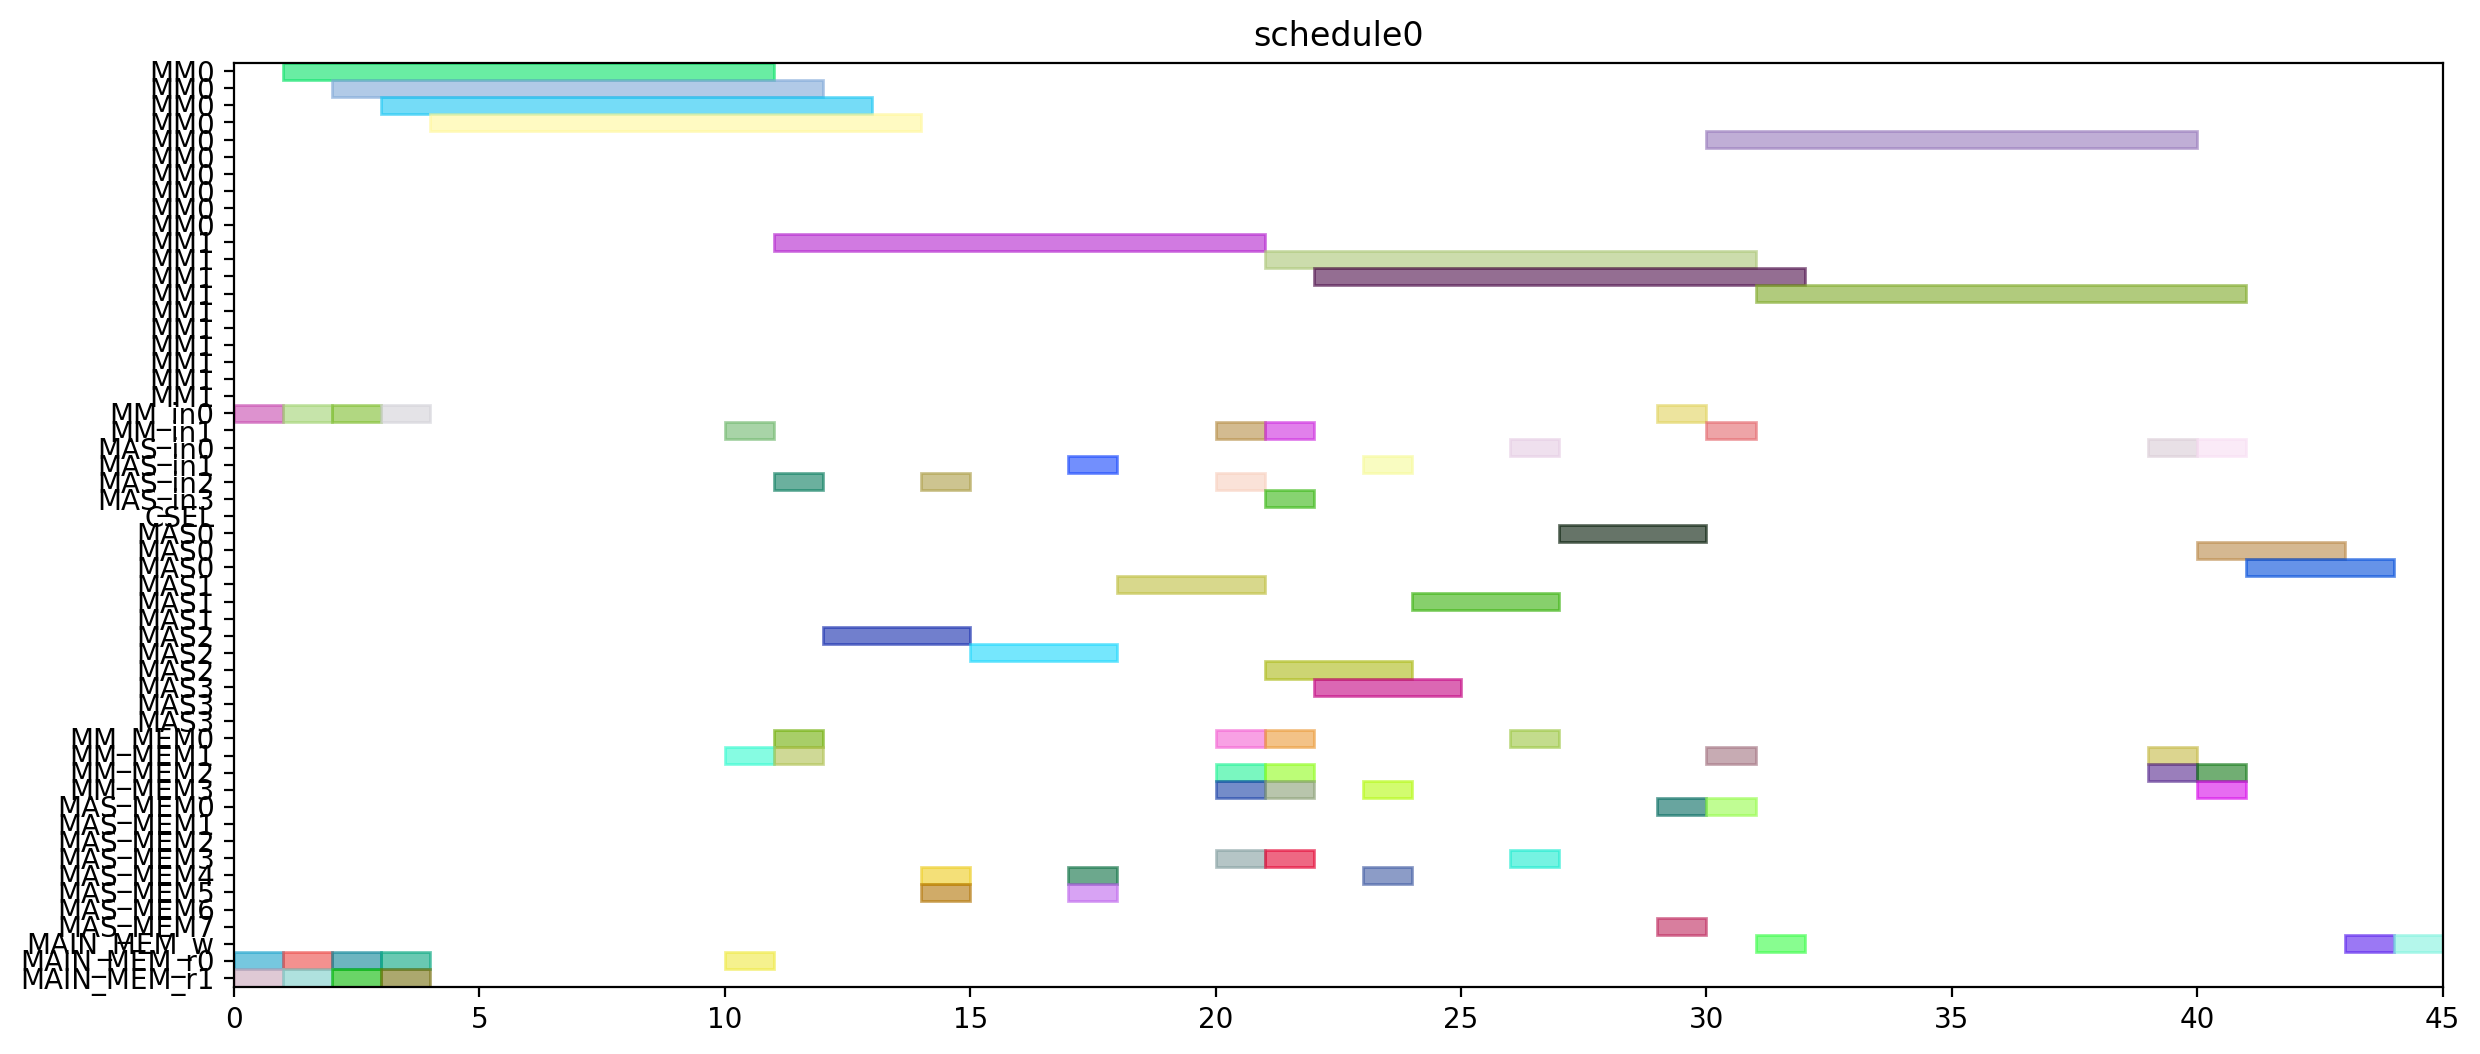

Reproduce this figure in Python.
from pyschedule import Scenario, solvers, plotters, alt


def solve():
	horizon = 120
	S = Scenario("schedule0", horizon=horizon)

	# resource
	MM = S.Resources('MM', num=2, size=10)
	MM_in = S.Resources('MM_in', num=2)
	MAS_in = S.Resources('MAS_in', num=4)
	CSEL = S.Resource('CSEL')
	MAS = S.Resources('MAS', num=4, size=3, periods=range(1, horizon))
	MM_MEM = S.Resources('MM_MEM', num=4)
	MAS_MEM = S.Resources('MAS_MEM', num=8)
	MAIN_MEM_w = S.Resource('MAIN_MEM_w', size=1)
	MAIN_MEM_r = S.Resources('MAIN_MEM_r', num=2)

	# result of previous scheduling

	# new tasks
	t0 = S.Task('t0', length=10, delay_cost=1)
	t0 += alt(MM)
	t0_in = S.Task('t0_in', length=1, delay_cost=1)
	t0_in += alt(MM_in)
	S += t0_in*MM_in[0]<=t0*MM[0]
	S += t0_in*MM_in[1]<=t0*MM[1]
	t0_mem0 = S.Task('t0_mem0', length=1, delay_cost=1)
	t0_mem0 += MAIN_MEM_r[0]
	S += t0_mem0 <= t0

	t0_mem1 = S.Task('t0_mem1', length=1, delay_cost=1)
	t0_mem1 += MAIN_MEM_r[1]
	S += t0_mem1 <= t0

	t3 = S.Task('t3', length=10, delay_cost=1)
	t3 += alt(MM)
	t3_in = S.Task('t3_in', length=1, delay_cost=1)
	t3_in += alt(MM_in)
	S += t3_in*MM_in[0]<=t3*MM[0]
	S += t3_in*MM_in[1]<=t3*MM[1]
	t3_mem0 = S.Task('t3_mem0', length=1, delay_cost=1)
	t3_mem0 += MAIN_MEM_r[0]
	S += t3_mem0 <= t3

	t3_mem1 = S.Task('t3_mem1', length=1, delay_cost=1)
	t3_mem1 += MAIN_MEM_r[1]
	S += t3_mem1 <= t3

	t1 = S.Task('t1', length=10, delay_cost=1)
	t1 += alt(MM)
	t1_in = S.Task('t1_in', length=1, delay_cost=1)
	t1_in += alt(MM_in)
	S += t1_in*MM_in[0]<=t1*MM[0]
	S += t1_in*MM_in[1]<=t1*MM[1]
	t1_mem0 = S.Task('t1_mem0', length=1, delay_cost=1)
	t1_mem0 += MAIN_MEM_r[0]
	S += t1_mem0 <= t1

	t1_mem1 = S.Task('t1_mem1', length=1, delay_cost=1)
	t1_mem1 += MAIN_MEM_r[1]
	S += t1_mem1 <= t1

	t2 = S.Task('t2', length=10, delay_cost=1)
	t2 += alt(MM)
	t2_in = S.Task('t2_in', length=1, delay_cost=1)
	t2_in += alt(MM_in)
	S += t2_in*MM_in[0]<=t2*MM[0]
	S += t2_in*MM_in[1]<=t2*MM[1]
	t2_mem0 = S.Task('t2_mem0', length=1, delay_cost=1)
	t2_mem0 += MAIN_MEM_r[0]
	S += t2_mem0 <= t2

	t2_mem1 = S.Task('t2_mem1', length=1, delay_cost=1)
	t2_mem1 += MAIN_MEM_r[1]
	S += t2_mem1 <= t2

	t4 = S.Task('t4', length=10, delay_cost=1)
	t4 += alt(MM)
	t4_in = S.Task('t4_in', length=1, delay_cost=1)
	t4_in += alt(MM_in)
	S += t4_in*MM_in[0]<=t4*MM[0]
	S += t4_in*MM_in[1]<=t4*MM[1]
	t4_mem0 = S.Task('t4_mem0', length=1, delay_cost=1)
	t4_mem0 += MAIN_MEM_r[0]
	S += t4_mem0 <= t4

	t4_mem1 = S.Task('t4_mem1', length=1, delay_cost=1)
	t4_mem1 += alt(MM_MEM)
	S += (t2*MM[0])-1 < t4_mem1*MM_MEM[1]
	S += (t2*MM[1])-1 < t4_mem1*MM_MEM[3]
	S += t4_mem1 <= t4

	t5 = S.Task('t5', length=3, delay_cost=1)
	t5 += alt(MAS)
	t5_in = S.Task('t5_in', length=1, delay_cost=1)
	t5_in += alt(MAS_in)
	S += t5_in*MAS_in[0]<=t5*MAS[0]

	S += t5_in*MAS_in[1]<=t5*MAS[1]

	S += t5_in*MAS_in[2]<=t5*MAS[2]

	S += t5_in*MAS_in[3]<=t5*MAS[3]

	t5_mem0 = S.Task('t5_mem0', length=1, delay_cost=1)
	t5_mem0 += alt(MM_MEM)
	S += (t0*MM[0])-1 < t5_mem0*MM_MEM[0]
	S += (t0*MM[1])-1 < t5_mem0*MM_MEM[2]
	S += t5_mem0 <= t5

	t5_mem1 = S.Task('t5_mem1', length=1, delay_cost=1)
	t5_mem1 += alt(MM_MEM)
	S += (t0*MM[0])-1 < t5_mem1*MM_MEM[1]
	S += (t0*MM[1])-1 < t5_mem1*MM_MEM[3]
	S += t5_mem1 <= t5

	t6 = S.Task('t6', length=3, delay_cost=1)
	t6 += alt(MAS)
	t6_in = S.Task('t6_in', length=1, delay_cost=1)
	t6_in += alt(MAS_in)
	S += t6_in*MAS_in[0]<=t6*MAS[0]

	S += t6_in*MAS_in[1]<=t6*MAS[1]

	S += t6_in*MAS_in[2]<=t6*MAS[2]

	S += t6_in*MAS_in[3]<=t6*MAS[3]

	t6_mem0 = S.Task('t6_mem0', length=1, delay_cost=1)
	t6_mem0 += alt(MAS_MEM)
	S += (t5*MAS[0])-1 < t6_mem0*MAS_MEM[0]
	S += (t5*MAS[1])-1 < t6_mem0*MAS_MEM[2]
	S += (t5*MAS[2])-1 < t6_mem0*MAS_MEM[4]
	S += (t5*MAS[3])-1 < t6_mem0*MAS_MEM[6]
	S += t6_mem0 <= t6

	t6_mem1 = S.Task('t6_mem1', length=1, delay_cost=1)
	t6_mem1 += alt(MAS_MEM)
	S += (t5*MAS[0])-1 < t6_mem1*MAS_MEM[1]
	S += (t5*MAS[1])-1 < t6_mem1*MAS_MEM[3]
	S += (t5*MAS[2])-1 < t6_mem1*MAS_MEM[5]
	S += (t5*MAS[3])-1 < t6_mem1*MAS_MEM[7]
	S += t6_mem1 <= t6

	t9 = S.Task('t9', length=3, delay_cost=1)
	t9 += alt(MAS)
	t9_in = S.Task('t9_in', length=1, delay_cost=1)
	t9_in += alt(MAS_in)
	S += t9_in*MAS_in[0]<=t9*MAS[0]

	S += t9_in*MAS_in[1]<=t9*MAS[1]

	S += t9_in*MAS_in[2]<=t9*MAS[2]

	S += t9_in*MAS_in[3]<=t9*MAS[3]

	t9_mem0 = S.Task('t9_mem0', length=1, delay_cost=1)
	t9_mem0 += alt(MM_MEM)
	S += (t0*MM[0])-1 < t9_mem0*MM_MEM[0]
	S += (t0*MM[1])-1 < t9_mem0*MM_MEM[2]
	S += t9_mem0 <= t9

	t9_mem1 = S.Task('t9_mem1', length=1, delay_cost=1)
	t9_mem1 += alt(MM_MEM)
	S += (t4*MM[0])-1 < t9_mem1*MM_MEM[1]
	S += (t4*MM[1])-1 < t9_mem1*MM_MEM[3]
	S += t9_mem1 <= t9

	t10 = S.Task('t10', length=3, delay_cost=1)
	t10 += alt(MAS)
	t10_in = S.Task('t10_in', length=1, delay_cost=1)
	t10_in += alt(MAS_in)
	S += t10_in*MAS_in[0]<=t10*MAS[0]

	S += t10_in*MAS_in[1]<=t10*MAS[1]

	S += t10_in*MAS_in[2]<=t10*MAS[2]

	S += t10_in*MAS_in[3]<=t10*MAS[3]

	t10_mem0 = S.Task('t10_mem0', length=1, delay_cost=1)
	t10_mem0 += alt(MM_MEM)
	S += (t4*MM[0])-1 < t10_mem0*MM_MEM[0]
	S += (t4*MM[1])-1 < t10_mem0*MM_MEM[2]
	S += t10_mem0 <= t10

	t10_mem1 = S.Task('t10_mem1', length=1, delay_cost=1)
	t10_mem1 += alt(MM_MEM)
	S += (t4*MM[0])-1 < t10_mem1*MM_MEM[1]
	S += (t4*MM[1])-1 < t10_mem1*MM_MEM[3]
	S += t10_mem1 <= t10

	t7 = S.Task('t7', length=3, delay_cost=1)
	t7 += alt(MAS)
	t7_in = S.Task('t7_in', length=1, delay_cost=1)
	t7_in += alt(MAS_in)
	S += t7_in*MAS_in[0]<=t7*MAS[0]

	S += t7_in*MAS_in[1]<=t7*MAS[1]

	S += t7_in*MAS_in[2]<=t7*MAS[2]

	S += t7_in*MAS_in[3]<=t7*MAS[3]

	t7_mem0 = S.Task('t7_mem0', length=1, delay_cost=1)
	t7_mem0 += alt(MAS_MEM)
	S += (t6*MAS[0])-1 < t7_mem0*MAS_MEM[0]
	S += (t6*MAS[1])-1 < t7_mem0*MAS_MEM[2]
	S += (t6*MAS[2])-1 < t7_mem0*MAS_MEM[4]
	S += (t6*MAS[3])-1 < t7_mem0*MAS_MEM[6]
	S += t7_mem0 <= t7

	t7_mem1 = S.Task('t7_mem1', length=1, delay_cost=1)
	t7_mem1 += alt(MAS_MEM)
	S += (t6*MAS[0])-1 < t7_mem1*MAS_MEM[1]
	S += (t6*MAS[1])-1 < t7_mem1*MAS_MEM[3]
	S += (t6*MAS[2])-1 < t7_mem1*MAS_MEM[5]
	S += (t6*MAS[3])-1 < t7_mem1*MAS_MEM[7]
	S += t7_mem1 <= t7

	t11 = S.Task('t11', length=3, delay_cost=1)
	t11 += alt(MAS)
	t11_in = S.Task('t11_in', length=1, delay_cost=1)
	t11_in += alt(MAS_in)
	S += t11_in*MAS_in[0]<=t11*MAS[0]

	S += t11_in*MAS_in[1]<=t11*MAS[1]

	S += t11_in*MAS_in[2]<=t11*MAS[2]

	S += t11_in*MAS_in[3]<=t11*MAS[3]

	t11_mem0 = S.Task('t11_mem0', length=1, delay_cost=1)
	t11_mem0 += alt(MAS_MEM)
	S += (t10*MAS[0])-1 < t11_mem0*MAS_MEM[0]
	S += (t10*MAS[1])-1 < t11_mem0*MAS_MEM[2]
	S += (t10*MAS[2])-1 < t11_mem0*MAS_MEM[4]
	S += (t10*MAS[3])-1 < t11_mem0*MAS_MEM[6]
	S += t11_mem0 <= t11

	t11_mem1 = S.Task('t11_mem1', length=1, delay_cost=1)
	t11_mem1 += alt(MM_MEM)
	S += (t4*MM[0])-1 < t11_mem1*MM_MEM[1]
	S += (t4*MM[1])-1 < t11_mem1*MM_MEM[3]
	S += t11_mem1 <= t11

	t8 = S.Task('t8', length=10, delay_cost=1)
	t8 += alt(MM)
	t8_in = S.Task('t8_in', length=1, delay_cost=1)
	t8_in += alt(MM_in)
	S += t8_in*MM_in[0]<=t8*MM[0]
	S += t8_in*MM_in[1]<=t8*MM[1]
	t8_mem0 = S.Task('t8_mem0', length=1, delay_cost=1)
	t8_mem0 += alt(MM_MEM)
	S += (t4*MM[0])-1 < t8_mem0*MM_MEM[0]
	S += (t4*MM[1])-1 < t8_mem0*MM_MEM[2]
	S += t8_mem0 <= t8

	t8_mem1 = S.Task('t8_mem1', length=1, delay_cost=1)
	t8_mem1 += alt(MAS_MEM)
	S += (t7*MAS[0])-1 < t8_mem1*MAS_MEM[1]
	S += (t7*MAS[1])-1 < t8_mem1*MAS_MEM[3]
	S += (t7*MAS[2])-1 < t8_mem1*MAS_MEM[5]
	S += (t7*MAS[3])-1 < t8_mem1*MAS_MEM[7]
	S += t8_mem1 <= t8

	new_PZ = S.Task('new_PZ', length=10, delay_cost=1)
	new_PZ += alt(MM)
	new_PZ_in = S.Task('new_PZ_in', length=1, delay_cost=1)
	new_PZ_in += alt(MM_in)
	S += new_PZ_in*MM_in[0]<=new_PZ*MM[0]
	S += new_PZ_in*MM_in[1]<=new_PZ*MM[1]
	S += 0<new_PZ

	new_PZ_w = S.Task('new_PZ_w', length=1, delay_cost=1)
	new_PZ_w += alt(MAIN_MEM_w)
	S += new_PZ <= new_PZ_w

	new_PZ_mem0 = S.Task('new_PZ_mem0', length=1, delay_cost=1)
	new_PZ_mem0 += alt(MM_MEM)
	S += (t1*MM[0])-1 < new_PZ_mem0*MM_MEM[0]
	S += (t1*MM[1])-1 < new_PZ_mem0*MM_MEM[2]
	S += new_PZ_mem0 <= new_PZ

	new_PZ_mem1 = S.Task('new_PZ_mem1', length=1, delay_cost=1)
	new_PZ_mem1 += alt(MAS_MEM)
	S += (t7*MAS[0])-1 < new_PZ_mem1*MAS_MEM[1]
	S += (t7*MAS[1])-1 < new_PZ_mem1*MAS_MEM[3]
	S += (t7*MAS[2])-1 < new_PZ_mem1*MAS_MEM[5]
	S += (t7*MAS[3])-1 < new_PZ_mem1*MAS_MEM[7]
	S += new_PZ_mem1 <= new_PZ

	t12 = S.Task('t12', length=3, delay_cost=1)
	t12 += alt(MAS)
	t12_in = S.Task('t12_in', length=1, delay_cost=1)
	t12_in += alt(MAS_in)
	S += t12_in*MAS_in[0]<=t12*MAS[0]

	S += t12_in*MAS_in[1]<=t12*MAS[1]

	S += t12_in*MAS_in[2]<=t12*MAS[2]

	S += t12_in*MAS_in[3]<=t12*MAS[3]

	t12_mem0 = S.Task('t12_mem0', length=1, delay_cost=1)
	t12_mem0 += alt(MM_MEM)
	S += (t0*MM[0])-1 < t12_mem0*MM_MEM[0]
	S += (t0*MM[1])-1 < t12_mem0*MM_MEM[2]
	S += t12_mem0 <= t12

	t12_mem1 = S.Task('t12_mem1', length=1, delay_cost=1)
	t12_mem1 += alt(MAS_MEM)
	S += (t11*MAS[0])-1 < t12_mem1*MAS_MEM[1]
	S += (t11*MAS[1])-1 < t12_mem1*MAS_MEM[3]
	S += (t11*MAS[2])-1 < t12_mem1*MAS_MEM[5]
	S += (t11*MAS[3])-1 < t12_mem1*MAS_MEM[7]
	S += t12_mem1 <= t12

	t13 = S.Task('t13', length=10, delay_cost=1)
	t13 += alt(MM)
	t13_in = S.Task('t13_in', length=1, delay_cost=1)
	t13_in += alt(MM_in)
	S += t13_in*MM_in[0]<=t13*MM[0]
	S += t13_in*MM_in[1]<=t13*MM[1]
	t13_mem0 = S.Task('t13_mem0', length=1, delay_cost=1)
	t13_mem0 += alt(MAS_MEM)
	S += (t12*MAS[0])-1 < t13_mem0*MAS_MEM[0]
	S += (t12*MAS[1])-1 < t13_mem0*MAS_MEM[2]
	S += (t12*MAS[2])-1 < t13_mem0*MAS_MEM[4]
	S += (t12*MAS[3])-1 < t13_mem0*MAS_MEM[6]
	S += t13_mem0 <= t13

	t13_mem1 = S.Task('t13_mem1', length=1, delay_cost=1)
	t13_mem1 += alt(MAS_MEM)
	S += (t9*MAS[0])-1 < t13_mem1*MAS_MEM[1]
	S += (t9*MAS[1])-1 < t13_mem1*MAS_MEM[3]
	S += (t9*MAS[2])-1 < t13_mem1*MAS_MEM[5]
	S += (t9*MAS[3])-1 < t13_mem1*MAS_MEM[7]
	S += t13_mem1 <= t13

	t14 = S.Task('t14', length=10, delay_cost=1)
	t14 += alt(MM)
	t14_in = S.Task('t14_in', length=1, delay_cost=1)
	t14_in += alt(MM_in)
	S += t14_in*MM_in[0]<=t14*MM[0]
	S += t14_in*MM_in[1]<=t14*MM[1]
	t14_mem0 = S.Task('t14_mem0', length=1, delay_cost=1)
	t14_mem0 += alt(MAS_MEM)
	S += (t12*MAS[0])-1 < t14_mem0*MAS_MEM[0]
	S += (t12*MAS[1])-1 < t14_mem0*MAS_MEM[2]
	S += (t12*MAS[2])-1 < t14_mem0*MAS_MEM[4]
	S += (t12*MAS[3])-1 < t14_mem0*MAS_MEM[6]
	S += t14_mem0 <= t14

	t14_mem1 = S.Task('t14_mem1', length=1, delay_cost=1)
	t14_mem1 += alt(MM_MEM)
	S += (t3*MM[0])-1 < t14_mem1*MM_MEM[1]
	S += (t3*MM[1])-1 < t14_mem1*MM_MEM[3]
	S += t14_mem1 <= t14

	new_PY = S.Task('new_PY', length=3, delay_cost=1)
	new_PY += alt(MAS)
	new_PY_in = S.Task('new_PY_in', length=1, delay_cost=1)
	new_PY_in += alt(MAS_in)
	S += new_PY_in*MAS_in[0]<=new_PY*MAS[0]

	S += new_PY_in*MAS_in[1]<=new_PY*MAS[1]

	S += new_PY_in*MAS_in[2]<=new_PY*MAS[2]

	S += new_PY_in*MAS_in[3]<=new_PY*MAS[3]

	S += 0<new_PY

	new_PY_w = S.Task('new_PY_w', length=1, delay_cost=1)
	new_PY_w += alt(MAIN_MEM_w)
	S += new_PY <= new_PY_w

	new_PY_mem0 = S.Task('new_PY_mem0', length=1, delay_cost=1)
	new_PY_mem0 += alt(MM_MEM)
	S += (t8*MM[0])-1 < new_PY_mem0*MM_MEM[0]
	S += (t8*MM[1])-1 < new_PY_mem0*MM_MEM[2]
	S += new_PY_mem0 <= new_PY

	new_PY_mem1 = S.Task('new_PY_mem1', length=1, delay_cost=1)
	new_PY_mem1 += alt(MM_MEM)
	S += (t13*MM[0])-1 < new_PY_mem1*MM_MEM[1]
	S += (t13*MM[1])-1 < new_PY_mem1*MM_MEM[3]
	S += new_PY_mem1 <= new_PY

	new_PX = S.Task('new_PX', length=3, delay_cost=1)
	new_PX += alt(MAS)
	new_PX_in = S.Task('new_PX_in', length=1, delay_cost=1)
	new_PX_in += alt(MAS_in)
	S += new_PX_in*MAS_in[0]<=new_PX*MAS[0]

	S += new_PX_in*MAS_in[1]<=new_PX*MAS[1]

	S += new_PX_in*MAS_in[2]<=new_PX*MAS[2]

	S += new_PX_in*MAS_in[3]<=new_PX*MAS[3]

	S += 0<new_PX

	new_PX_w = S.Task('new_PX_w', length=1, delay_cost=1)
	new_PX_w += alt(MAIN_MEM_w)
	S += new_PX <= new_PX_w

	new_PX_mem0 = S.Task('new_PX_mem0', length=1, delay_cost=1)
	new_PX_mem0 += alt(MM_MEM)
	S += (t14*MM[0])-1 < new_PX_mem0*MM_MEM[0]
	S += (t14*MM[1])-1 < new_PX_mem0*MM_MEM[2]
	S += new_PX_mem0 <= new_PX

	new_PX_mem1 = S.Task('new_PX_mem1', length=1, delay_cost=1)
	new_PX_mem1 += alt(MM_MEM)
	S += (t14*MM[0])-1 < new_PX_mem1*MM_MEM[1]
	S += (t14*MM[1])-1 < new_PX_mem1*MM_MEM[3]
	S += new_PX_mem1 <= new_PX

	solvers.mip.solve(S,msg=1,kind='CPLEX',ratio_gap=1.01)

	solution = [['hoge']*len(S.solution()[1]) for i in range(len(S.solution()))]
	for i in range(len(S.solution())):
		for j in range(len(S.solution()[i])):
			solution[i][j]=str(S.solution()[i][j])
	print(solution)

	cycles = int(solution[-1][3])

	pic_file_name = "/mnt/rose/usr1/fukuda/ABE/multiRAM_multiMAS_16mux/scheduling_result/stage10MM2_stage3MAS4/EP_DBL_A_0/schedule0.png"
	if(S.solution() != []):
		plotters.matplotlib.plot(S,img_filename=pic_file_name, show_task_labels=False, fig_size=(cycles*0.25+3, 6))

	return solution
